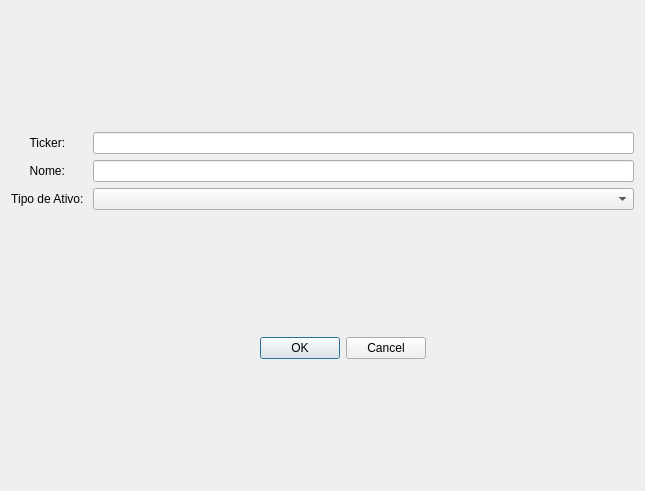
<?xml version="1.0" encoding="UTF-8"?>
<ui version="4.0">
 <class>dialogAddEditAtivo</class>
 <widget class="QDialog" name="dialogAddEditAtivo">
  <property name="geometry">
   <rect>
    <x>0</x>
    <y>0</y>
    <width>645</width>
    <height>491</height>
   </rect>
  </property>
  <property name="windowTitle">
   <string>dialogAddEditAtivo</string>
  </property>
  <layout class="QHBoxLayout" name="horizontalLayout_2">
   <item>
    <layout class="QVBoxLayout" name="verticalLayout" stretch="1,0">
     <item>
      <layout class="QGridLayout" name="gridLayout">
       <item row="1" column="0">
        <widget class="QLabel" name="label_2">
         <property name="text">
          <string>Nome: </string>
         </property>
         <property name="alignment">
          <set>Qt::AlignmentFlag::AlignCenter</set>
         </property>
        </widget>
       </item>
       <item row="0" column="1">
        <widget class="QLineEdit" name="lineEditTicker"/>
       </item>
       <item row="1" column="1">
        <widget class="QLineEdit" name="lineEditNome"/>
       </item>
       <item row="0" column="0">
        <widget class="QLabel" name="label">
         <property name="text">
          <string>Ticker: </string>
         </property>
         <property name="alignment">
          <set>Qt::AlignmentFlag::AlignCenter</set>
         </property>
        </widget>
       </item>
       <item row="2" column="0">
        <widget class="QLabel" name="label_3">
         <property name="text">
          <string>Tipo de Ativo: </string>
         </property>
         <property name="alignment">
          <set>Qt::AlignmentFlag::AlignCenter</set>
         </property>
        </widget>
       </item>
       <item row="2" column="1">
        <widget class="QComboBox" name="comboBoxTipoAtivo"/>
       </item>
      </layout>
     </item>
     <item>
      <layout class="QHBoxLayout" name="horizontalLayout">
       <item>
        <spacer name="horizontalSpacer_2">
         <property name="orientation">
          <enum>Qt::Orientation::Horizontal</enum>
         </property>
         <property name="sizeHint" stdset="0">
          <size>
           <width>40</width>
           <height>20</height>
          </size>
         </property>
        </spacer>
       </item>
       <item>
        <widget class="QDialogButtonBox" name="buttonBox">
         <property name="standardButtons">
          <set>QDialogButtonBox::StandardButton::Cancel|QDialogButtonBox::StandardButton::Ok</set>
         </property>
        </widget>
       </item>
       <item>
        <spacer name="horizontalSpacer">
         <property name="orientation">
          <enum>Qt::Orientation::Horizontal</enum>
         </property>
         <property name="sizeHint" stdset="0">
          <size>
           <width>40</width>
           <height>20</height>
          </size>
         </property>
        </spacer>
       </item>
      </layout>
     </item>
    </layout>
   </item>
  </layout>
 </widget>
 <resources/>
 <connections/>
</ui>
